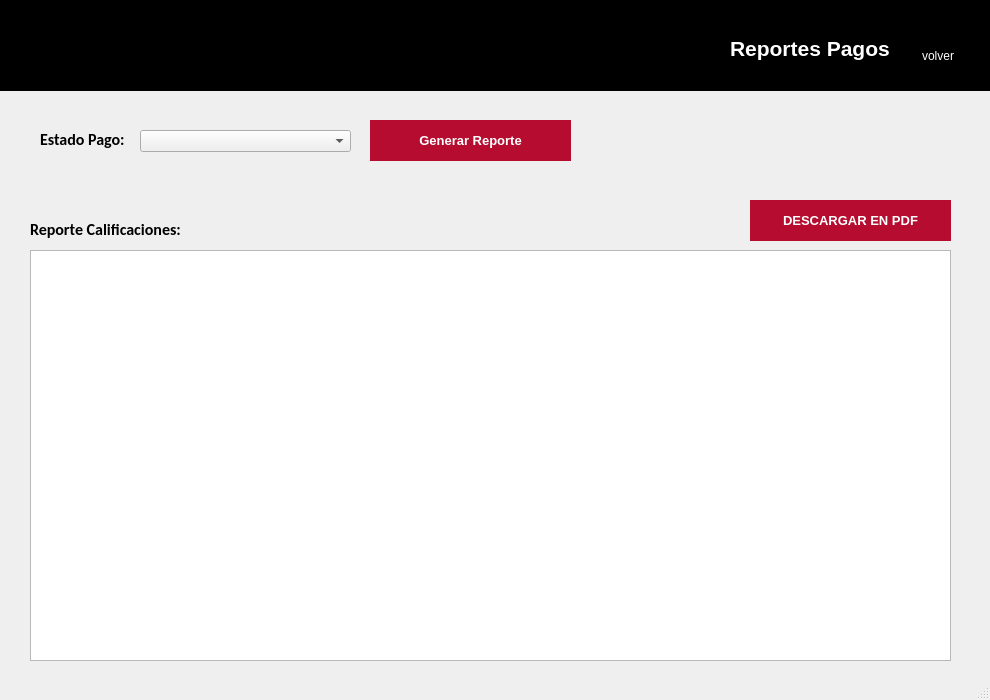
<?xml version="1.0" encoding="UTF-8"?>
<ui version="4.0">
 <class>MainWindow</class>
 <widget class="QMainWindow" name="MainWindow">
  <property name="geometry">
   <rect>
    <x>0</x>
    <y>0</y>
    <width>990</width>
    <height>700</height>
   </rect>
  </property>
  <property name="minimumSize">
   <size>
    <width>990</width>
    <height>700</height>
   </size>
  </property>
  <property name="maximumSize">
   <size>
    <width>990</width>
    <height>700</height>
   </size>
  </property>
  <property name="windowTitle">
   <string>Sistema Académico UTP - Reporte Pagos</string>
  </property>
  <property name="windowIcon">
   <iconset>
    <normaloff>Img/icono.jpg</normaloff>Img/icono.jpg</iconset>
  </property>
  <widget class="QWidget" name="centralwidget">
   <widget class="QWidget" name="widget" native="true">
    <property name="geometry">
     <rect>
      <x>0</x>
      <y>0</y>
      <width>991</width>
      <height>91</height>
     </rect>
    </property>
    <property name="styleSheet">
     <string notr="true">background-color: rgb(0, 0, 0);</string>
    </property>
    <widget class="QLabel" name="logo_2">
     <property name="geometry">
      <rect>
       <x>20</x>
       <y>30</y>
       <width>111</width>
       <height>41</height>
      </rect>
     </property>
     <property name="text">
      <string/>
     </property>
     <property name="pixmap">
      <pixmap>../../Proyecto/Gestion_Alumnos/UI/img/icono.png</pixmap>
     </property>
     <property name="scaledContents">
      <bool>true</bool>
     </property>
    </widget>
    <widget class="QWidget" name="layoutWidget">
     <property name="geometry">
      <rect>
       <x>730</x>
       <y>20</y>
       <width>241</width>
       <height>57</height>
      </rect>
     </property>
     <layout class="QHBoxLayout" name="horizontalLayout">
      <property name="spacing">
       <number>15</number>
      </property>
      <item>
       <widget class="QLabel" name="label_10">
        <property name="text">
         <string>&lt;html&gt;&lt;head/&gt;&lt;body&gt;&lt;p&gt;&lt;span style=&quot; font-size:16pt; font-weight:600; color:#ffffff;&quot;&gt;Reportes Pagos&lt;/span&gt;&lt;/p&gt;&lt;/body&gt;&lt;/html&gt;</string>
        </property>
       </widget>
      </item>
      <item>
       <layout class="QVBoxLayout" name="verticalLayout">
        <property name="spacing">
         <number>0</number>
        </property>
        <item>
         <widget class="QPushButton" name="btnVolver">
          <property name="cursor">
           <cursorShape>PointingHandCursor</cursorShape>
          </property>
          <property name="styleSheet">
           <string notr="true">background-color: none;
border:none</string>
          </property>
          <property name="icon">
           <iconset>
            <normaloff>../../Proyecto/Gestion_Alumnos/UI/img/cerrarSesion.png</normaloff>../../Proyecto/Gestion_Alumnos/UI/img/cerrarSesion.png</iconset>
          </property>
          <property name="iconSize">
           <size>
            <width>35</width>
            <height>35</height>
           </size>
          </property>
         </widget>
        </item>
        <item>
         <widget class="QLabel" name="txtSalir">
          <property name="cursor">
           <cursorShape>PointingHandCursor</cursorShape>
          </property>
          <property name="styleSheet">
           <string notr="true">color: rgb(255, 255, 255);</string>
          </property>
          <property name="text">
           <string>volver</string>
          </property>
          <property name="alignment">
           <set>Qt::AlignCenter</set>
          </property>
         </widget>
        </item>
       </layout>
      </item>
     </layout>
    </widget>
   </widget>
   <widget class="QPushButton" name="btnGenerarReporte">
    <property name="geometry">
     <rect>
      <x>370</x>
      <y>120</y>
      <width>201</width>
      <height>41</height>
     </rect>
    </property>
    <property name="font">
     <font>
      <pointsize>10</pointsize>
      <weight>75</weight>
      <bold>true</bold>
     </font>
    </property>
    <property name="styleSheet">
     <string notr="true">QPushButton{
	color: rgb(255, 255, 255);
	border: none;
	background-color: rgb(181, 12, 47);
}

QPushButton:hover{
	background-color: rgb(218, 13, 58);
}</string>
    </property>
    <property name="text">
     <string>Generar Reporte</string>
    </property>
   </widget>
   <widget class="QLabel" name="label">
    <property name="geometry">
     <rect>
      <x>40</x>
      <y>130</y>
      <width>88</width>
      <height>19</height>
     </rect>
    </property>
    <property name="font">
     <font>
      <family>Calibri</family>
      <pointsize>12</pointsize>
      <weight>75</weight>
      <bold>true</bold>
     </font>
    </property>
    <property name="text">
     <string>Estado Pago:</string>
    </property>
   </widget>
   <widget class="QComboBox" name="cmbEstado">
    <property name="geometry">
     <rect>
      <x>140</x>
      <y>130</y>
      <width>211</width>
      <height>22</height>
     </rect>
    </property>
   </widget>
   <widget class="QLabel" name="label_2">
    <property name="geometry">
     <rect>
      <x>30</x>
      <y>220</y>
      <width>154</width>
      <height>19</height>
     </rect>
    </property>
    <property name="font">
     <font>
      <family>Calibri</family>
      <pointsize>12</pointsize>
      <weight>75</weight>
      <bold>true</bold>
     </font>
    </property>
    <property name="text">
     <string>Reporte Calificaciones:</string>
    </property>
   </widget>
   <widget class="QTableWidget" name="tblReporte">
    <property name="geometry">
     <rect>
      <x>30</x>
      <y>250</y>
      <width>921</width>
      <height>411</height>
     </rect>
    </property>
   </widget>
   <widget class="QPushButton" name="btnPDF">
    <property name="geometry">
     <rect>
      <x>750</x>
      <y>200</y>
      <width>201</width>
      <height>41</height>
     </rect>
    </property>
    <property name="font">
     <font>
      <pointsize>10</pointsize>
      <weight>75</weight>
      <bold>true</bold>
     </font>
    </property>
    <property name="styleSheet">
     <string notr="true">QPushButton{
	color: rgb(255, 255, 255);
	border: none;
	background-color: rgb(181, 12, 47);
}

QPushButton:hover{
	background-color: rgb(218, 13, 58);
}</string>
    </property>
    <property name="text">
     <string>DESCARGAR EN PDF</string>
    </property>
   </widget>
  </widget>
  <widget class="QStatusBar" name="statusbar"/>
 </widget>
 <resources/>
 <connections/>
</ui>
